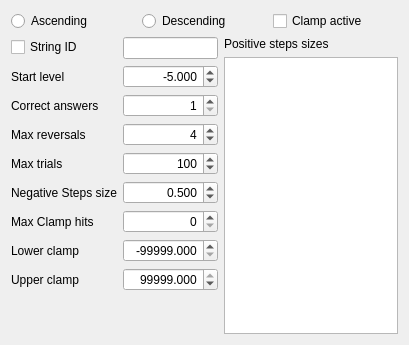
<?xml version="1.0" encoding="UTF-8"?>
<ui version="4.0">
 <class>StaircaseParamSetter</class>
 <widget class="QWidget" name="StaircaseParamSetter">
  <property name="geometry">
   <rect>
    <x>0</x>
    <y>0</y>
    <width>409</width>
    <height>345</height>
   </rect>
  </property>
  <property name="sizePolicy">
   <sizepolicy hsizetype="Preferred" vsizetype="Preferred">
    <horstretch>0</horstretch>
    <verstretch>0</verstretch>
   </sizepolicy>
  </property>
  <property name="minimumSize">
   <size>
    <width>0</width>
    <height>0</height>
   </size>
  </property>
  <property name="maximumSize">
   <size>
    <width>409</width>
    <height>345</height>
   </size>
  </property>
  <property name="windowTitle">
   <string>Form</string>
  </property>
  <layout class="QVBoxLayout" name="verticalLayout_3">
   <item>
    <layout class="QVBoxLayout" name="verticalLayout_2">
     <item>
      <layout class="QHBoxLayout" name="horizontalLayout">
       <item>
        <widget class="QRadioButton" name="ascendingRadio">
         <property name="text">
          <string>Ascending</string>
         </property>
        </widget>
       </item>
       <item>
        <widget class="QRadioButton" name="descendingRadio">
         <property name="text">
          <string>Descending</string>
         </property>
        </widget>
       </item>
       <item>
        <widget class="QCheckBox" name="checkBoxClampActive">
         <property name="text">
          <string>Clamp active</string>
         </property>
        </widget>
       </item>
      </layout>
     </item>
     <item>
      <layout class="QHBoxLayout" name="horizontalLayout_2">
       <item>
        <layout class="QFormLayout" name="formLayout">
         <item row="0" column="0">
          <widget class="QCheckBox" name="checkBoxStringID">
           <property name="text">
            <string>String ID</string>
           </property>
          </widget>
         </item>
         <item row="0" column="1">
          <widget class="QLineEdit" name="lineEditStringID"/>
         </item>
         <item row="1" column="0">
          <widget class="QLabel" name="label_8">
           <property name="text">
            <string>Start level</string>
           </property>
          </widget>
         </item>
         <item row="1" column="1">
          <widget class="QDoubleSpinBox" name="doubleSpinBoxStartState">
           <property name="enabled">
            <bool>true</bool>
           </property>
           <property name="sizePolicy">
            <sizepolicy hsizetype="Minimum" vsizetype="Fixed">
             <horstretch>0</horstretch>
             <verstretch>0</verstretch>
            </sizepolicy>
           </property>
           <property name="alignment">
            <set>Qt::AlignRight|Qt::AlignTrailing|Qt::AlignVCenter</set>
           </property>
           <property name="buttonSymbols">
            <enum>QAbstractSpinBox::UpDownArrows</enum>
           </property>
           <property name="accelerated">
            <bool>true</bool>
           </property>
           <property name="decimals">
            <number>3</number>
           </property>
           <property name="minimum">
            <double>-100000.000000000000000</double>
           </property>
           <property name="maximum">
            <double>100000.000000000000000</double>
           </property>
           <property name="value">
            <double>-5.000000000000000</double>
           </property>
          </widget>
         </item>
         <item row="2" column="0">
          <widget class="QLabel" name="label_9">
           <property name="text">
            <string>Correct answers</string>
           </property>
          </widget>
         </item>
         <item row="2" column="1">
          <widget class="QSpinBox" name="spinBoxCorrectAnswers">
           <property name="enabled">
            <bool>true</bool>
           </property>
           <property name="sizePolicy">
            <sizepolicy hsizetype="Minimum" vsizetype="Fixed">
             <horstretch>0</horstretch>
             <verstretch>0</verstretch>
            </sizepolicy>
           </property>
           <property name="alignment">
            <set>Qt::AlignRight|Qt::AlignTrailing|Qt::AlignVCenter</set>
           </property>
           <property name="buttonSymbols">
            <enum>QAbstractSpinBox::UpDownArrows</enum>
           </property>
           <property name="accelerated">
            <bool>true</bool>
           </property>
           <property name="minimum">
            <number>1</number>
           </property>
           <property name="value">
            <number>1</number>
           </property>
          </widget>
         </item>
         <item row="3" column="0">
          <widget class="QLabel" name="label">
           <property name="toolTip">
            <string>Maximum number of reversal of this staircase. This staircase ends when this limit is reached.</string>
           </property>
           <property name="text">
            <string>Max reversals</string>
           </property>
          </widget>
         </item>
         <item row="3" column="1">
          <widget class="QSpinBox" name="spinBoxNInversions">
           <property name="enabled">
            <bool>true</bool>
           </property>
           <property name="sizePolicy">
            <sizepolicy hsizetype="Minimum" vsizetype="Fixed">
             <horstretch>0</horstretch>
             <verstretch>0</verstretch>
            </sizepolicy>
           </property>
           <property name="alignment">
            <set>Qt::AlignRight|Qt::AlignTrailing|Qt::AlignVCenter</set>
           </property>
           <property name="buttonSymbols">
            <enum>QAbstractSpinBox::UpDownArrows</enum>
           </property>
           <property name="accelerated">
            <bool>true</bool>
           </property>
           <property name="minimum">
            <number>1</number>
           </property>
           <property name="maximum">
            <number>999999</number>
           </property>
           <property name="value">
            <number>4</number>
           </property>
          </widget>
         </item>
         <item row="4" column="0">
          <widget class="QLabel" name="label_2">
           <property name="toolTip">
            <string>Maximum number of trials for this staircase. This staircase ends when this limit is reached.</string>
           </property>
           <property name="text">
            <string>Max trials</string>
           </property>
          </widget>
         </item>
         <item row="4" column="1">
          <widget class="QSpinBox" name="spinBoxNTrials">
           <property name="enabled">
            <bool>true</bool>
           </property>
           <property name="sizePolicy">
            <sizepolicy hsizetype="Minimum" vsizetype="Fixed">
             <horstretch>0</horstretch>
             <verstretch>0</verstretch>
            </sizepolicy>
           </property>
           <property name="alignment">
            <set>Qt::AlignRight|Qt::AlignTrailing|Qt::AlignVCenter</set>
           </property>
           <property name="buttonSymbols">
            <enum>QAbstractSpinBox::UpDownArrows</enum>
           </property>
           <property name="accelerated">
            <bool>true</bool>
           </property>
           <property name="minimum">
            <number>1</number>
           </property>
           <property name="maximum">
            <number>999999</number>
           </property>
           <property name="value">
            <number>100</number>
           </property>
          </widget>
         </item>
         <item row="5" column="0">
          <widget class="QLabel" name="label_6">
           <property name="toolTip">
            <string>Size of the negative step.</string>
           </property>
           <property name="text">
            <string>Negative Steps size</string>
           </property>
          </widget>
         </item>
         <item row="5" column="1">
          <widget class="QDoubleSpinBox" name="doubleSpinBoxNegativeStep">
           <property name="enabled">
            <bool>true</bool>
           </property>
           <property name="sizePolicy">
            <sizepolicy hsizetype="Minimum" vsizetype="Fixed">
             <horstretch>0</horstretch>
             <verstretch>0</verstretch>
            </sizepolicy>
           </property>
           <property name="alignment">
            <set>Qt::AlignRight|Qt::AlignTrailing|Qt::AlignVCenter</set>
           </property>
           <property name="buttonSymbols">
            <enum>QAbstractSpinBox::UpDownArrows</enum>
           </property>
           <property name="accelerated">
            <bool>true</bool>
           </property>
           <property name="decimals">
            <number>3</number>
           </property>
           <property name="minimum">
            <double>-99999.000000000000000</double>
           </property>
           <property name="maximum">
            <double>99999.000000000000000</double>
           </property>
           <property name="value">
            <double>0.500000000000000</double>
           </property>
          </widget>
         </item>
         <item row="6" column="0">
          <widget class="QLabel" name="label_3">
           <property name="toolTip">
            <string>Maximum number of times this staircase hits a lower or upper clamp limit. If set to 0 this is not enabled</string>
           </property>
           <property name="text">
            <string>Max Clamp hits</string>
           </property>
          </widget>
         </item>
         <item row="6" column="1">
          <widget class="QSpinBox" name="spinBoxNClamp">
           <property name="enabled">
            <bool>true</bool>
           </property>
           <property name="sizePolicy">
            <sizepolicy hsizetype="Minimum" vsizetype="Fixed">
             <horstretch>0</horstretch>
             <verstretch>0</verstretch>
            </sizepolicy>
           </property>
           <property name="alignment">
            <set>Qt::AlignRight|Qt::AlignTrailing|Qt::AlignVCenter</set>
           </property>
           <property name="buttonSymbols">
            <enum>QAbstractSpinBox::UpDownArrows</enum>
           </property>
           <property name="accelerated">
            <bool>true</bool>
           </property>
          </widget>
         </item>
         <item row="7" column="0">
          <widget class="QLabel" name="label_5">
           <property name="toolTip">
            <string>&lt;!DOCTYPE HTML PUBLIC &quot;-//W3C//DTD HTML 4.0//EN&quot; &quot;http://www.w3.org/TR/REC-html40/strict.dtd&quot;&gt;
&lt;html&gt;&lt;head&gt;&lt;meta name=&quot;qrichtext&quot; content=&quot;1&quot; /&gt;&lt;style type=&quot;text/css&quot;&gt;
p, li { white-space: pre-wrap; }
&lt;/style&gt;&lt;/head&gt;&lt;body style=&quot; font-family:'Ubuntu'; font-size:11pt; font-weight:400; font-style:normal;&quot;&gt;
&lt;p style=&quot; margin-top:0px; margin-bottom:0px; margin-left:0px; margin-right:0px; -qt-block-indent:0; text-indent:0px;&quot;&gt;Lower limit of the staircase. Each time this staircase touch this value, it's clamped to it. If the total number of times this is done is greater than &lt;span style=&quot; font-weight:600;&quot;&gt;max clamp hits, &lt;/span&gt;the staircase ends.&lt;/p&gt;&lt;/body&gt;&lt;/html&gt;</string>
           </property>
           <property name="text">
            <string>Lower clamp</string>
           </property>
          </widget>
         </item>
         <item row="7" column="1">
          <widget class="QDoubleSpinBox" name="doubleSpinBoxLowerClamp">
           <property name="enabled">
            <bool>true</bool>
           </property>
           <property name="sizePolicy">
            <sizepolicy hsizetype="Minimum" vsizetype="Fixed">
             <horstretch>0</horstretch>
             <verstretch>0</verstretch>
            </sizepolicy>
           </property>
           <property name="alignment">
            <set>Qt::AlignRight|Qt::AlignTrailing|Qt::AlignVCenter</set>
           </property>
           <property name="buttonSymbols">
            <enum>QAbstractSpinBox::UpDownArrows</enum>
           </property>
           <property name="accelerated">
            <bool>true</bool>
           </property>
           <property name="decimals">
            <number>3</number>
           </property>
           <property name="minimum">
            <double>-99999.000000000000000</double>
           </property>
           <property name="maximum">
            <double>99999.000000000000000</double>
           </property>
           <property name="value">
            <double>-99999.000000000000000</double>
           </property>
          </widget>
         </item>
         <item row="8" column="0">
          <widget class="QLabel" name="label_7">
           <property name="toolTip">
            <string>&lt;!DOCTYPE HTML PUBLIC &quot;-//W3C//DTD HTML 4.0//EN&quot; &quot;http://www.w3.org/TR/REC-html40/strict.dtd&quot;&gt;
&lt;html&gt;&lt;head&gt;&lt;meta name=&quot;qrichtext&quot; content=&quot;1&quot; /&gt;&lt;style type=&quot;text/css&quot;&gt;
p, li { white-space: pre-wrap; }
&lt;/style&gt;&lt;/head&gt;&lt;body style=&quot; font-family:'Ubuntu'; font-size:11pt; font-weight:400; font-style:normal;&quot;&gt;
&lt;p style=&quot; margin-top:0px; margin-bottom:0px; margin-left:0px; margin-right:0px; -qt-block-indent:0; text-indent:0px;&quot;&gt;Upper limit of the staircase. Each time this staircase touch this value, it's clamped to it. If the total number of times this is done is greater than &lt;span style=&quot; font-weight:600;&quot;&gt;max clamp hits, &lt;/span&gt;the staircase ends.&lt;/p&gt;&lt;/body&gt;&lt;/html&gt;</string>
           </property>
           <property name="text">
            <string>Upper clamp</string>
           </property>
          </widget>
         </item>
         <item row="8" column="1">
          <widget class="QDoubleSpinBox" name="doubleSpinBoxUpperClamp">
           <property name="enabled">
            <bool>true</bool>
           </property>
           <property name="sizePolicy">
            <sizepolicy hsizetype="Minimum" vsizetype="Fixed">
             <horstretch>0</horstretch>
             <verstretch>0</verstretch>
            </sizepolicy>
           </property>
           <property name="alignment">
            <set>Qt::AlignRight|Qt::AlignTrailing|Qt::AlignVCenter</set>
           </property>
           <property name="buttonSymbols">
            <enum>QAbstractSpinBox::UpDownArrows</enum>
           </property>
           <property name="accelerated">
            <bool>true</bool>
           </property>
           <property name="decimals">
            <number>3</number>
           </property>
           <property name="minimum">
            <double>-99999.000000000000000</double>
           </property>
           <property name="maximum">
            <double>99999.000000000000000</double>
           </property>
           <property name="value">
            <double>99999.000000000000000</double>
           </property>
          </widget>
         </item>
        </layout>
       </item>
       <item>
        <layout class="QVBoxLayout" name="verticalLayout">
         <item>
          <widget class="QLabel" name="label_4">
           <property name="text">
            <string>Positive steps sizes</string>
           </property>
          </widget>
         </item>
         <item>
          <widget class="QTextEdit" name="textEdit">
           <property name="enabled">
            <bool>true</bool>
           </property>
           <property name="toolTip">
            <string>Insert the positive steps size for every reversal. 
Steps must be comma separed, e.g.
1,0.5,0.2</string>
           </property>
          </widget>
         </item>
        </layout>
       </item>
      </layout>
     </item>
    </layout>
   </item>
  </layout>
 </widget>
 <resources/>
 <connections/>
</ui>
